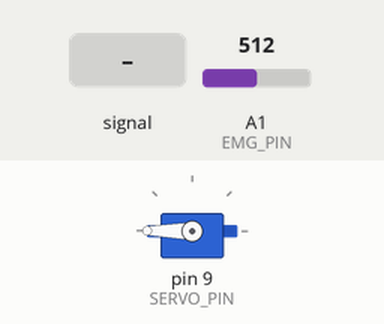
Recording of a sketch running on a simulated Arduino Uno, built with avr-gcc and run on an emulated ATmega328P. On the bench: servo. The inputs (shaded band) are chosen by the test bench; at power-on: A1 (EMG_PIN) = 512. What the sketch prints to the serial monitor is not drawn.

Above: at 1.2 s.
1.3 s: A1 (EMG_PIN) fed a 200 Hz sine of ±255 counts around its level
4.3 s: A1 (EMG_PIN) set to 314
At 5.4 s:
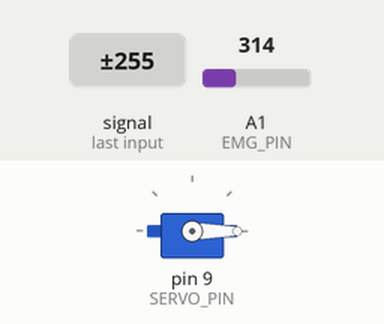
5.8 s: A1 (EMG_PIN) set to 336
At 6.2 s:
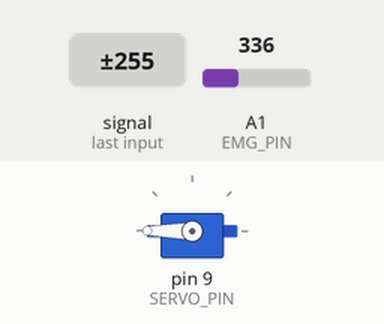
7.3 s: A1 (EMG_PIN) set to 306
At 8.5 s:
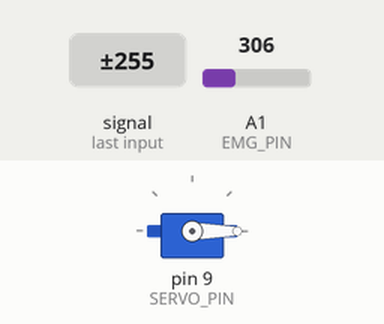
Timing chart, 0 to 9.8 s (numbered marks = the images above; inputs shaded):
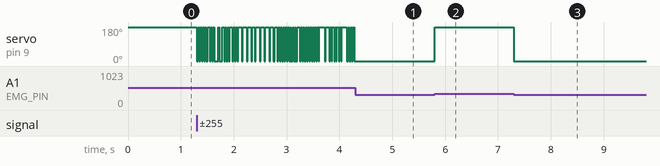

Measured:
- the behaviour switches between 324 and 325 on A1 (EMG_PIN) (found by bisection; images 1 and 2)
- after the input at 4.3 s, servo on pin 9 (SERVO_PIN): stops changing and stays 0°
- after the input at 5.8 s, servo on pin 9 (SERVO_PIN): 0° → 180° at once
- after the input at 7.3 s, servo on pin 9 (SERVO_PIN): 180° → 0° at once

The sketch:

ad8232code.ino
```cpp
#include <Servo.h>

//Threshold for servo motor control with muscle sensor.
//You can set a threshold according to the maximum and minimum values of the muscle sensor.
#define THRESHOLD 324

//Pin number where the sensor is connected. (Analog 1)
#define EMG_PIN 1

//Pin number where the servo motor is connected. (Digital PWM 9)
#define SERVO_PIN 9

//Define Servo motor
Servo SERVO_1;

/*-------------------------------- void setup ------------------------------------------------*/

void setup(){

  //BAUDRATE set to 115200, remember it to set monitor serial properly.
  //Used this Baud Rate and "NL&CR" option to visualize the values correctly.
  Serial.begin(115200);

  //Set servo motor to digital pin 3
  SERVO_1.attach(SERVO_PIN);
}

/*--------------------------------  void loop  ------------------------------------------------*/

void loop(){

  //The "Value" variable reads the value from the analog pin to which the sensor is connected.
  int value = analogRead(EMG_PIN);

  //If the sensor value is GREATER than the THRESHOLD, the servo motor will turn to 170 degrees.
  if(value > THRESHOLD){
    SERVO_1.write(180);
  }

  //If the sensor is LESS than the THRESHOLD, the servo motor will turn to 10 degrees.
  else{
    SERVO_1.write(-180);
  }

  //You can use serial monitor to set THRESHOLD properly, comparing the values shown when you open and close your hand.
  Serial.println(value);
}
```
